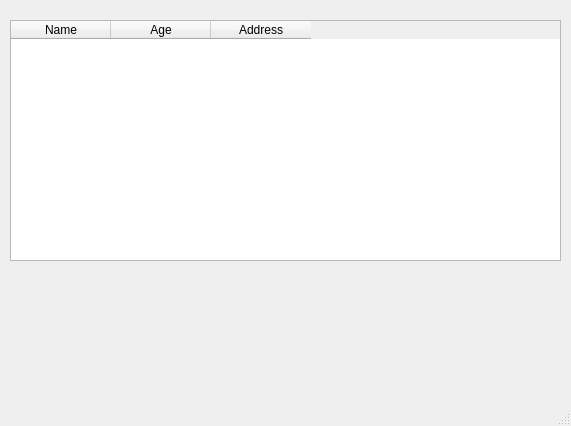
<?xml version="1.0" encoding="UTF-8"?>
<ui version="4.0">
 <class>MainWindow</class>
 <widget class="QMainWindow" name="MainWindow">
  <property name="geometry">
   <rect>
    <x>0</x>
    <y>0</y>
    <width>571</width>
    <height>426</height>
   </rect>
  </property>
  <property name="windowTitle">
   <string>MainWindow</string>
  </property>
  <widget class="QWidget" name="centralwidget">
   <widget class="QTableWidget" name="tableWidget">
    <property name="geometry">
     <rect>
      <x>10</x>
      <y>20</y>
      <width>551</width>
      <height>241</height>
     </rect>
    </property>
    <column>
     <property name="text">
      <string>Name</string>
     </property>
    </column>
    <column>
     <property name="text">
      <string>Age</string>
     </property>
    </column>
    <column>
     <property name="text">
      <string>Address</string>
     </property>
    </column>
   </widget>
  </widget>
  <widget class="QMenuBar" name="menubar">
   <property name="geometry">
    <rect>
     <x>0</x>
     <y>0</y>
     <width>571</width>
     <height>21</height>
    </rect>
   </property>
  </widget>
  <widget class="QStatusBar" name="statusbar"/>
 </widget>
 <resources/>
 <connections/>
</ui>
